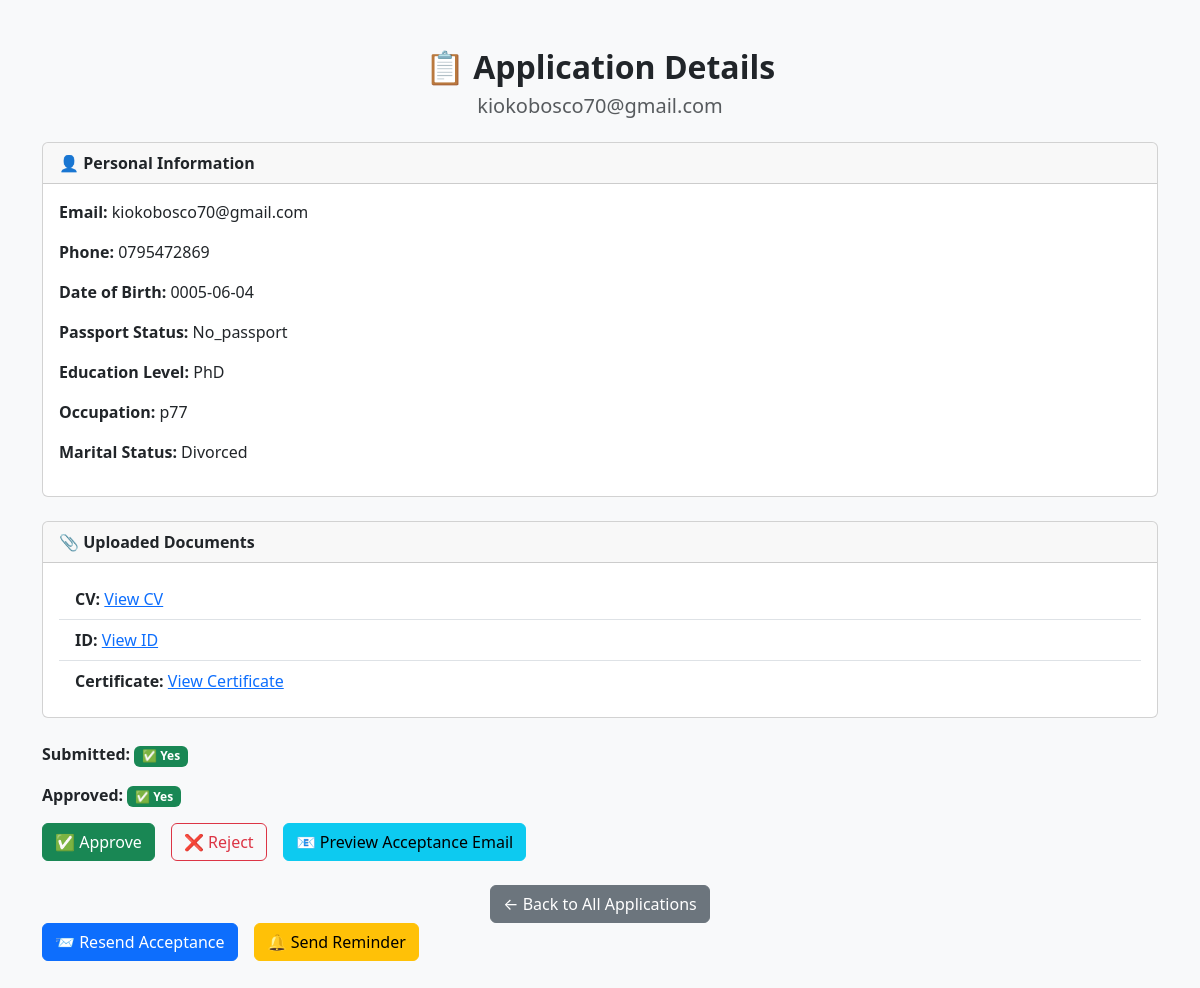
/admin/application/2 (signed in), run on the app's committed database.
### app/models/user.py (models this page shows, shortened)
class User(UserMixin, db.Model):  # ✅ Inherit UserMixin for Flask-Login support
    id = db.Column(db.Integer, primary_key=True)
    email = db.Column(db.String(120), unique=True, nullable=False)
    full_name = db.Column(db.String(120), nullable=False)
    password_hash = db.Column(db.String(128), nullable=False)
    is_admin = db.Column(db.Boolean, default=False)

### app/models/application.py (models this page shows, shortened)
class Application(db.Model):
    id = db.Column(db.Integer, primary_key=True)
    user_id = db.Column(db.Integer, db.ForeignKey('user.id'), nullable=False)
    user = db.relationship('User', backref='applications')
    passport_status = db.Column(
        db.String(20),
        nullable=False,
        comment="Passport status: 'has_passport', 'needs_passport', or 'applied_for_passport'"
    )
    phone_number = db.Column(
        db.String(20),
        nullable=True,
        comment="User's contact phone number"
    )
    date_of_birth = db.Column(
        db.Date,
        nullable=True,
        comment="User's date of birth in YYYY-MM-DD format"
    )
    education_level = db.Column(
        db.String(50),
        nullable=True,
        comment="Highest education level completed"
    )
    occupation = db.Column(
        db.String(100),
        nullable=True,
        comment="Current or most recent occupation"
    )
    marital_status = db.Column(
        db.String(20),
        nullable=True,
        comment="Marital status: single, married, divorced, etc."
    )
    cv_filename = db.Column(
        db.String(255),
        nullable=True,
        comment="Filename of uploaded CV/resume"
    )
    id_filename = db.Column(
        db.String(255),
        nullable=True,
        comment="Filename of uploaded ID document"
    )
    cert_filename = db.Column(
        db.String(255),
        nullable=True,
        comment="Filename of uploaded education certificate"
    )
    submitted = db.Column(
        db.Boolean,
        default=False,
        nullable=False,
        comment="Whether application has been submitted"
    )
    submitted_at = db.Column(
        db.DateTime,
        nullable=True,
        comment="Timestamp when application was submitted"
    )
    approved = db.Column(
        db.Boolean,
        default=False,
        nullable=False,
        comment="Whether application has been approved"
    )
    approved_at = db.Column(
        db.DateTime,
        nullable=True,
        comment="Timestamp when application was approved"
    )
    last_reminder_sent = db.Column(
        db.DateTime,
        nullable=True,
        comment="Timestamp when last reminder email was sent"
    )

### app/routes/admin_routes.py (the view)
@admin_bp.route('/admin/application/<int:app_id>')
@login_required
def view_application(app_id):
    if not current_user.is_admin:
        flash("Access denied. Admins only.", "danger")
        return redirect(url_for('auth.dashboard'))
    application = Application.query.get_or_404(app_id)
    user = application.user  # Related user object
    return render_template('admin/view_application_detail.html', application=application, user=user)

### app/scheduler/scheduler.py (called while the page is built)
def start_scheduler(app):
    with app.app_context():
        scheduler.add_job(
            func=lambda: auto_approve_submitted_applications(app),
            trigger='interval',
            hours=1,
            id='auto_approval_job',  # optional job id for reference
            replace_existing=True    # replace job if it already exists
        )
        if not scheduler.running:
            scheduler.start()
            current_app.logger.info("Scheduler started - auto-approval job scheduled every hour")
        @app.teardown_appcontext
        def shutdown_scheduler(exception=None):
            if scheduler.running:
                scheduler.shutdown(wait=False)
                current_app.logger.info("Scheduler shut down on app context teardown")

### app/templates/admin/view_application_detail.html (shortened to what this page needs)
<!DOCTYPE html>
<html lang="en">
<head>
    <link href="https://cdn.jsdelivr.net/npm/bootstrap@5.3.0/dist/css/bootstrap.min.css" rel="stylesheet">
</head>
<body class="bg-light">
<div class="container my-5">
    <div class="text-center mb-4">
        <h2 class="fw-bold">📋 Application Details</h2>
        <h5 class="text-muted">{{ user.full_name }}</h5>
    </div>
    <div class="card mb-4">
        <div class="card-header fw-bold">👤 Personal Information</div>
        <div class="card-body">
            <p><strong>Email:</strong> {{ user.email }}</p>
            <p><strong>Phone:</strong> {{ application.phone_number or "Not provided" }}</p>
            <p><strong>Date of Birth:</strong> {{ application.date_of_birth or "Not provided" }}</p>
            <p><strong>Passport Status:</strong> {{ application.passport_status|capitalize or "Not provided" }}</p>
            <p><strong>Education Level:</strong> {{ application.education_level or "Not provided" }}</p>
            <p><strong>Occupation:</strong> {{ application.occupation or "Not provided" }}</p>
            <p><strong>Marital Status:</strong> {{ application.marital_status or "Not provided" }}</p>
        </div>
    </div>
    <div class="card mb-4">
        <div class="card-header fw-bold">📎 Uploaded Documents</div>
        <div class="card-body">
            <ul class="list-group list-group-flush">
                <li class="list-group-item">
                    <strong>CV:</strong>
                    {% if application.cv_filename %}
                        <a href="{{ url_for('app_bp.uploaded_file', filename=application.cv_filename) }}" target="_blank">View CV</a>
                    {% else %}
                        <span class="text-muted">Not uploaded</span>
                    {% endif %}
                </li>
                <li class="list-group-item">
                    <strong>ID:</strong>
                    {% if application.id_filename %}
                        <a href="{{ url_for('app_bp.uploaded_file', filename=application.id_filename) }}" target="_blank">View ID</a>
                    {% else %}
                        <span class="text-muted">Not uploaded</span>
                    {% endif %}
                </li>
                <li class="list-group-item">
                    <strong>Certificate:</strong>
                    {% if application.cert_filename %}
                        <a href="{{ url_for('app_bp.uploaded_file', filename=application.cert_filename) }}" target="_blank">View Certificate</a>
                    {% else %}
                        <span class="text-muted">Not uploaded</span>
                    {% endif %}
                </li>
            </ul>
        </div>
    </div>
    <div class="mb-3">
        <p><strong>Submitted:</strong>
            {% if application.submitted %}
                <span class="badge bg-success">✅ Yes</span>
            {% else %}
                <span class="badge bg-danger">❌ No</span>
            {% endif %}
        </p>
        <p><strong>Approved:</strong>
            {% if application.approved %}
                <span class="badge bg-success">✅ Yes</span>
            {% else %}
                <span class="badge bg-danger">❌ No</span>
            {% endif %}
        </p>
    </div>
    {% if application.submitted %}
        <div class="d-flex gap-3 mb-4">
            <form method="get" action="{{ url_for('admin_bp.approve_application', app_id=application.id) }}">
                <button type="submit" class="btn btn-success">✅ Approve</button>
            </form>
            <form method="get" action="{{ url_for('admin_bp.reject_application', app_id=application.id) }}">
                <button type="submit" class="btn btn-outline-danger">❌ Reject</button>
            </form>
<form method="get" action="{{ url_for('admin_bp.preview_acceptance_email', app_id=application.id) }}" target="_blank">
    <button type="submit" class="btn btn-info">📧 Preview Acceptance Email</button>
</form>
        </div>
    {% else %}
        <div class="alert alert-warning">⚠️ Application must be submitted before approval.</div>
    {% endif %}
    <div class="text-center">
        <a href="{{ url_for('admin_bp.view_all_applications') }}" class="btn btn-secondary">← Back to All Applications</a>
    </div>
<div class="d-flex gap-3 mb-4">
    <a href="{{ url_for('admin_bp.send_acceptance_letter', app_id=application.id) }}"
       class="btn btn-primary">
       📨 Resend Acceptance
    </a>
    <a href="{{ url_for('admin_bp.send_reminder_letter', app_id=application.id) }}"
       class="btn btn-warning">
       🔔 Send Reminder
    </a>
</div>
</div>
</body>
</html>

### data on the page
User: full_name "kiokobosco70@gmail.com", email "kiokobosco70@gmail.com"
Application: phone_number "0795472869", date_of_birth "0005-06-04", passport_status "No_passport", education_level "PhD", occupation "p77", marital_status "Divorced"
